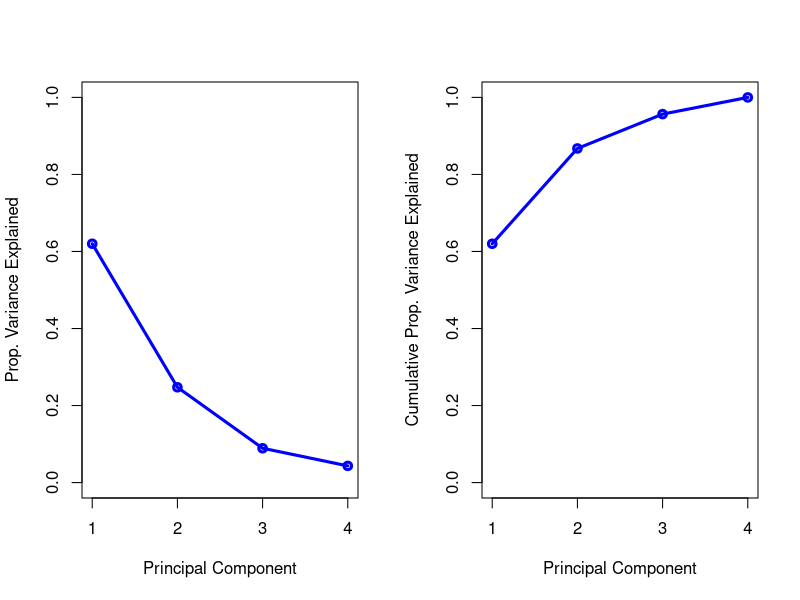
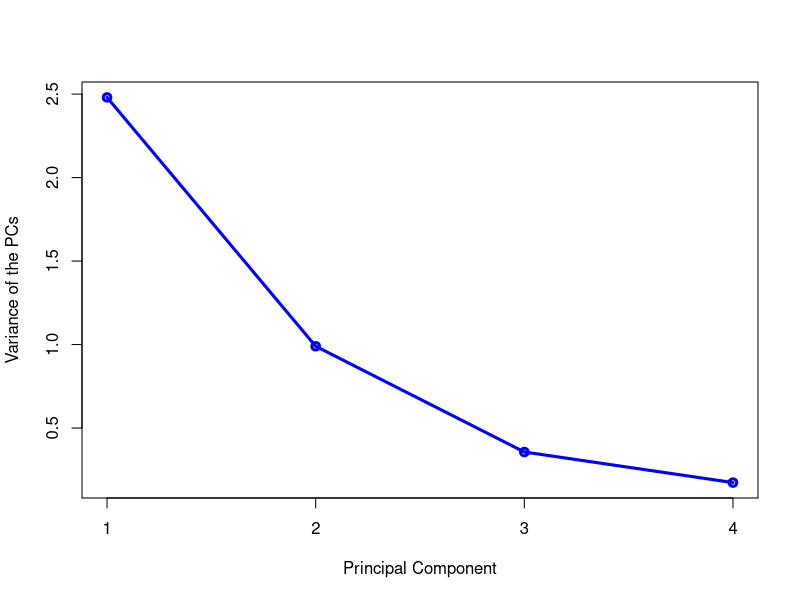
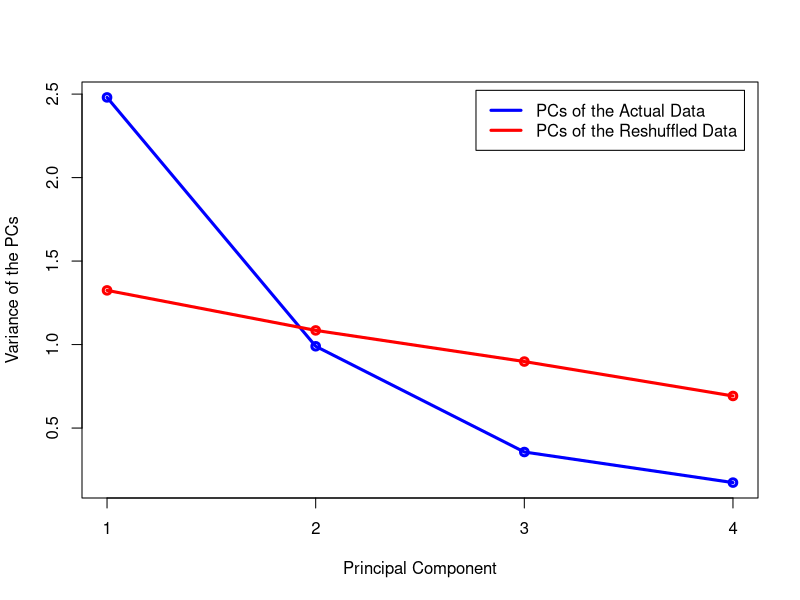
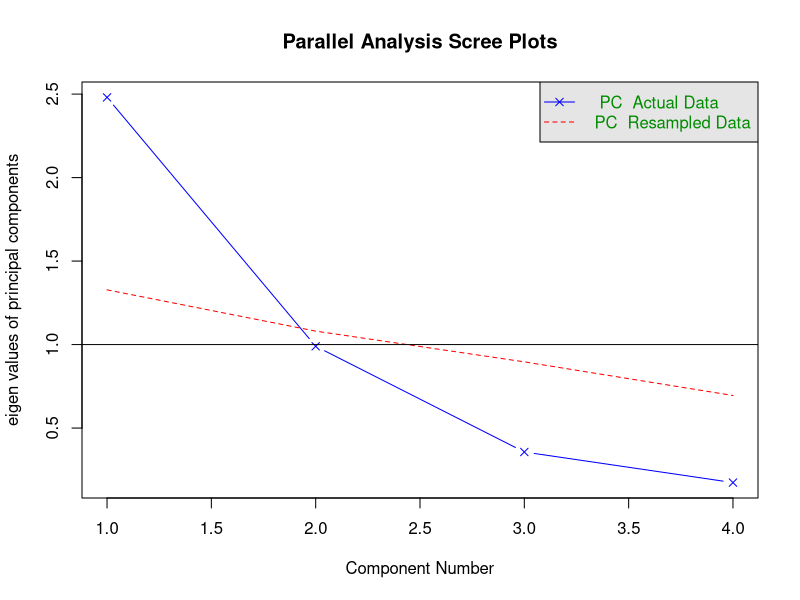

These figures' R source, in order:
############################################################################

# Open Online R Stream (https://www.wvbauer.com/doku.php/live_streams)
#
# By:   Wolfgang Viechtbauer (https://www.wvbauer.com)
# Date: 2023-01-12
#
# Topic(s):
# - An Introduction to Statistical Learning (https://www.statlearning.com)
# - Section(s): 12.2.3 - 12.2.5
#
# last updated: 2023-01-13

############################################################################

### 12.2.3: The Proportion of Variance Explained

# copy the USArrests dataset to dat
dat <- USArrests

# dimensions of the dataset
dim(dat)

# examine the first 6 rows of the dataset
head(dat)

# standardize all 4 variables and put them into X
X <- apply(dat, 2, scale)

# after standardization, each variable has a variance of 1
apply(X, 2, var)

# so the total variance (when we standardize each variable) is simply p
sum(apply(X, 2, var))
ncol(X)

# this is (12.8) when all variables are standardized

# in the book, they are not assuming that the variables are standardized (only
# mean centered), but in many cases, we do standardize the variables before a
# PCA, so let's also focus on this situation

# do the PCA with prcomp()
res <- prcomp(X)
res

# the standard deviations squared are the variances of the PCs
res$sdev^2

# this is essentially what they are referring to in equation (12.9)

# and equation (12.10) is therefore just the variances of the PCs divided by the
# total variance to begin with
res$sdev^2 / ncol(X)

# and the sum of the variances of the PCs is equal to p
sum(res$sdev^2)

# therefore we can also write
res$sdev^2 / sum(res$sdev^2)

# compute the cumulative sum of these values
cumsum(res$sdev^2 / sum(res$sdev^2))

# so, the first PC explains about 62% of the total variance, the second PC
# explains about 25%, so the first and second PC together explain roughly 87%
# (and so on if we want to pay attention also to the third and fourth PC)

# try out the decomposition in equation (12.11)
M <- 2
phi <- res$rotation[,1:M]
z <- res$x[,1:M]
pred <- z %*% t(phi)
n <- 50
sum(res$sdev[1:M]^2) + 1/(n-1) * sum((X - pred)^2)
#                  #   #                         #
####################   ###########################
# Var of first 2 PCs   MSE of 2-dimensional approximation

# note that we have to compute the last term using 1/(n-1), because scale()
# standardized each variable using their variances (or really, their standard
# deviations) computed using 1/(n-1) and the variances of the PCs (given by
# res$sdev^2) are also computed using 1/(n-1)

# Figure 13.3
par(mfrow=c(1,2))
plot(1:ncol(X), res$sdev^2 / sum(res$sdev^2), type="o", col="blue",
     xlab="Principal Component", ylab="Prop. Variance Explained",
     ylim=c(0,1), xaxt="n", lwd=3)
axis(side=1, at=1:4)
plot(1:ncol(X), cumsum(res$sdev^2) / sum(res$sdev^2), type="o", col="blue",
     xlab="Principal Component", ylab="Cumulative Prop. Variance Explained",
     ylim=c(0,1), xaxt="n", lwd=3)
axis(side=1, at=1:4)
par(mfrow=c(1,1))

# note: a more 'traditional' scree plot just puts the variances of the PCs on
# the y-axis (https://en.wikipedia.org/wiki/Scree_plot)
plot(1:ncol(X), res$sdev^2, type="o", col="blue",
     xlab="Principal Component", ylab="Variance of the PCs", xaxt="n", lwd=3)
axis(side=1, at=1:4)

############################################################################

### 12.2.4: More on PCA

## Scaling the Variables

# all of the results obtained earlier actually used standardized variables,
# because the 4 variables were not measured in the same units (in particular,
# UrbanPop uses a different scale than the other three variables)

## Uniqueness of the Principal Components

# to illustrate that the signs can be flipped, do a PCA and keep 2 components

res <- prcomp(X)
res

M <- 2
phi <- res$rotation[,1:M]
z <- res$x[,1:M]
pred <- z %*% t(phi)
head(pred)

# now flip the sign of phi and z
phi <- -res$rotation[,1:M]
z <- -res$x[,1:M]
pred <- z %*% t(phi)
head(pred)

# the predicted values are exactly the same

## Deciding How Many Principal Components to Use

# we have already seen the scree plot earlier, but as noted in the book (and
# see also Wikipedia), there are criticisms of this approach for choosing the
# number of components to keep; an approach that is not mentioned in the book,
# but that could be considered state-of-the-art, is 'parallel analysis' (see:
# https://en.wikipedia.org/wiki/Parallel_analysis)

# in a parallel analysis, we reshuffle each variable independently of the
# other variables, which we can easily do with the sample() function, applying
# this to each column in X
X.s <- apply(X, 2, sample)

# in such a reshuffled dataset, any relationships between the variables are
# purely coincidental
cor(X.s)

# now we use these reshuffled data in a PCA
tmp <- prcomp(X.s)
tmp

# this tells us what kind of variances of the PCs we might expect to see if
# the variables are essentially unrelated to each other (or again, if there
# are only coincidental relationships between variables)

# we can repeat this process many times, saving the variances of the PCs from
# each iteration

set.seed(1234)

iters <- 1000

evmat <- matrix(NA, nrow=iters, ncol=ncol(X))

for (i in 1:iters) {
   X.s <- apply(X, 2, sample)
   tmp <- prcomp(X.s)
   evmat[i,] <- tmp$sdev^2
}

# and then we can see what the average value of these variances is
apply(evmat, 2, mean)

# we then compare the actual variances with these averages
res$sdev^2

# often this is done by drawing a scree plot and adding the mean variances to it
plot(1:ncol(X), res$sdev^2, type="o", col="blue",
     xlab="Principal Component", ylab="Variance of the PCs",
     xaxt="n", lwd=3)
axis(side=1, at=1:4)
lines(1:4, apply(evmat, 2, mean), type="o", col="red", lwd=3)
legend("topright", inset=.02, lwd=3, col=c("blue","red"),
       legend = c("PCs of the Actual Data", "PCs of the Reshuffled Data"))

# and only PCs with variances that are larger than the mean variances of the
# PCs from the reshuffled data are worth keeping; so in this case, the
# parallel analysis would suggest to only keep the very first principal
# component

# instead of doing this manually, we can use the 'psych' package for this

# install the 'psych' package (if needed)
#install.packages("psych")

# load the 'psych' package
library(psych)

# run a parallel analysis
fa.parallel(X, fa="pc", n.iter=1000, sim=FALSE)

############################################################################

### 12.2.5 Other Uses for Principal Components

# since we already did this in section 6.3.1, no need to repeat this here

############################################################################
